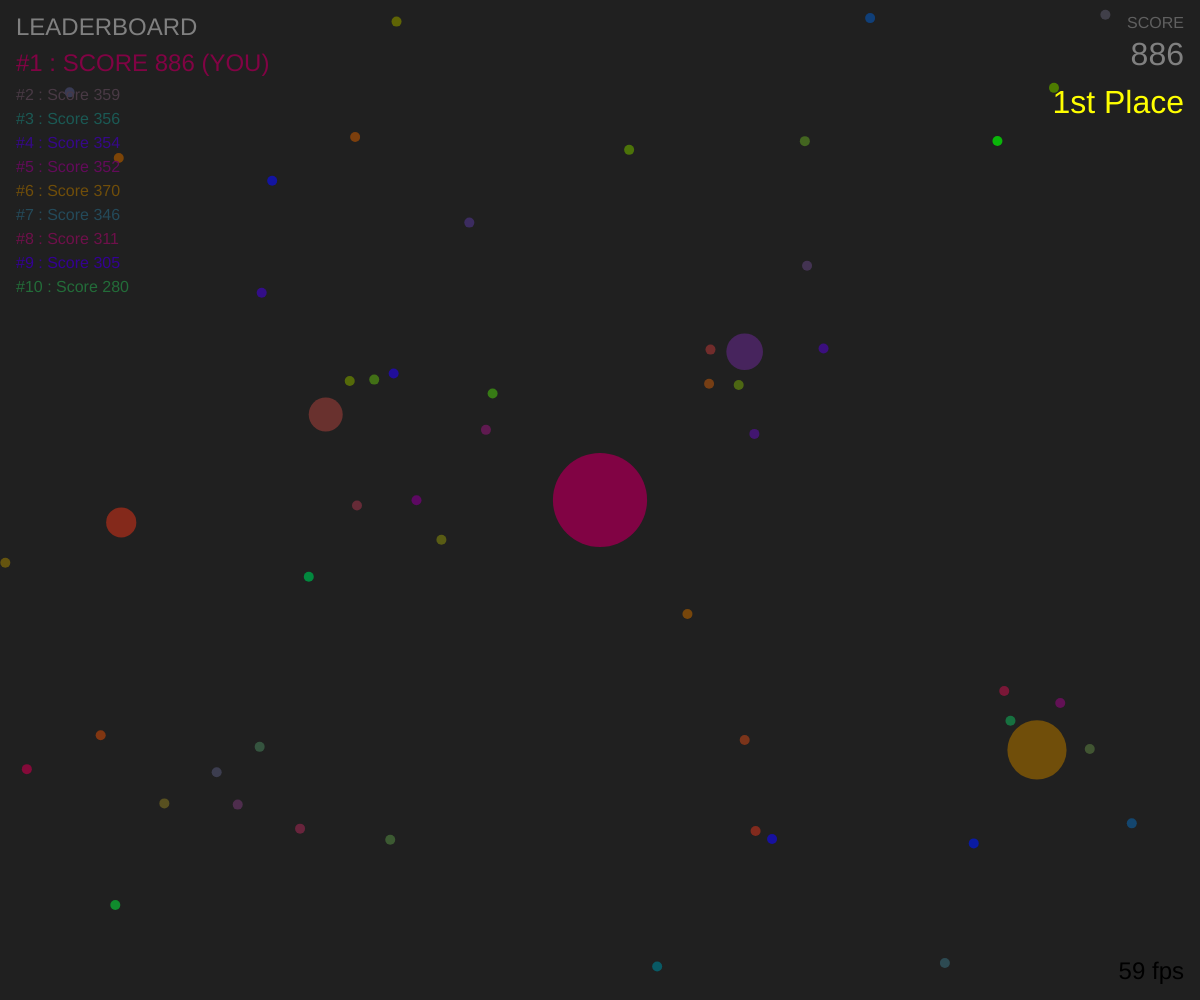
Frame 1 (no input)
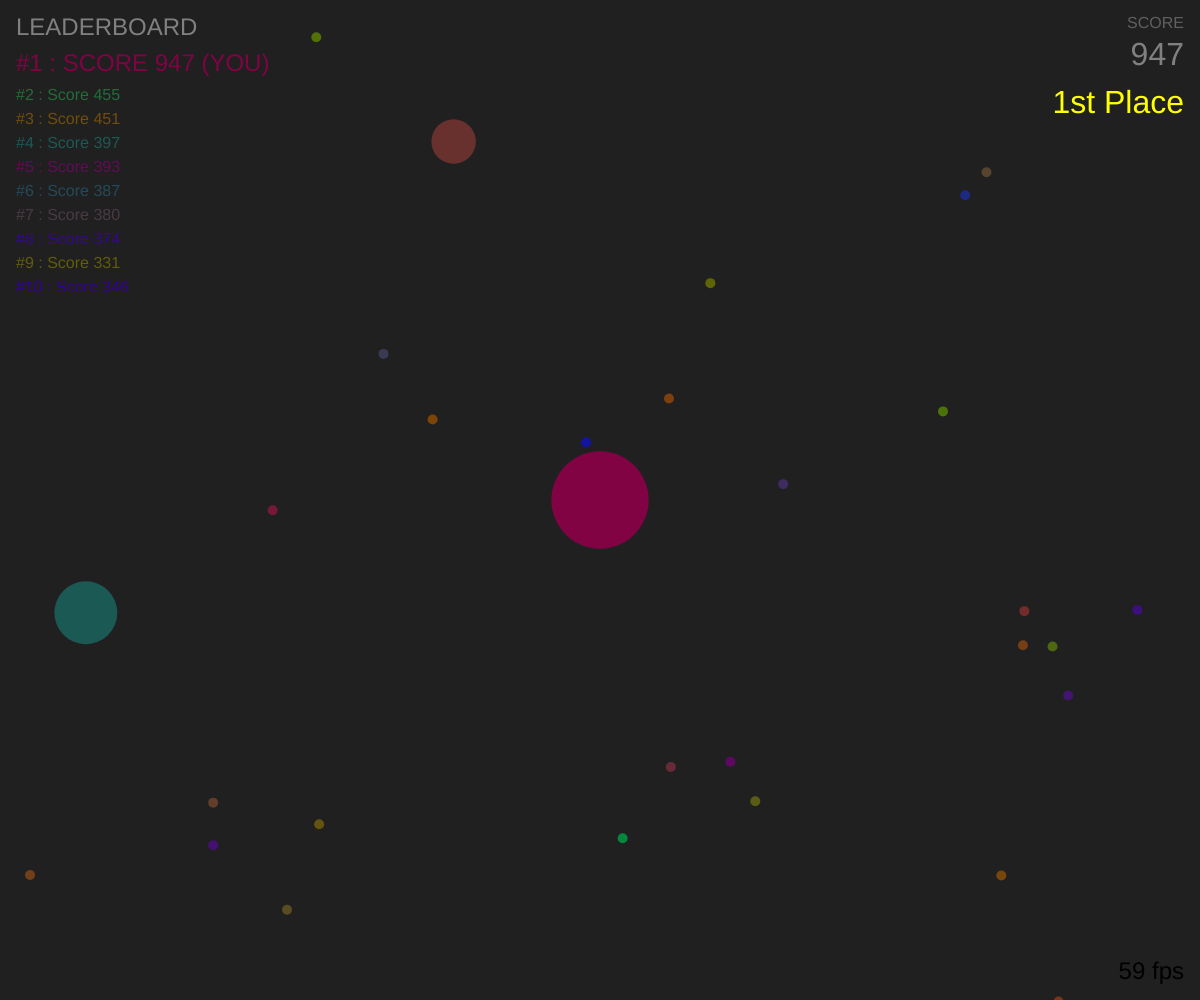
Frame 60 (no input)
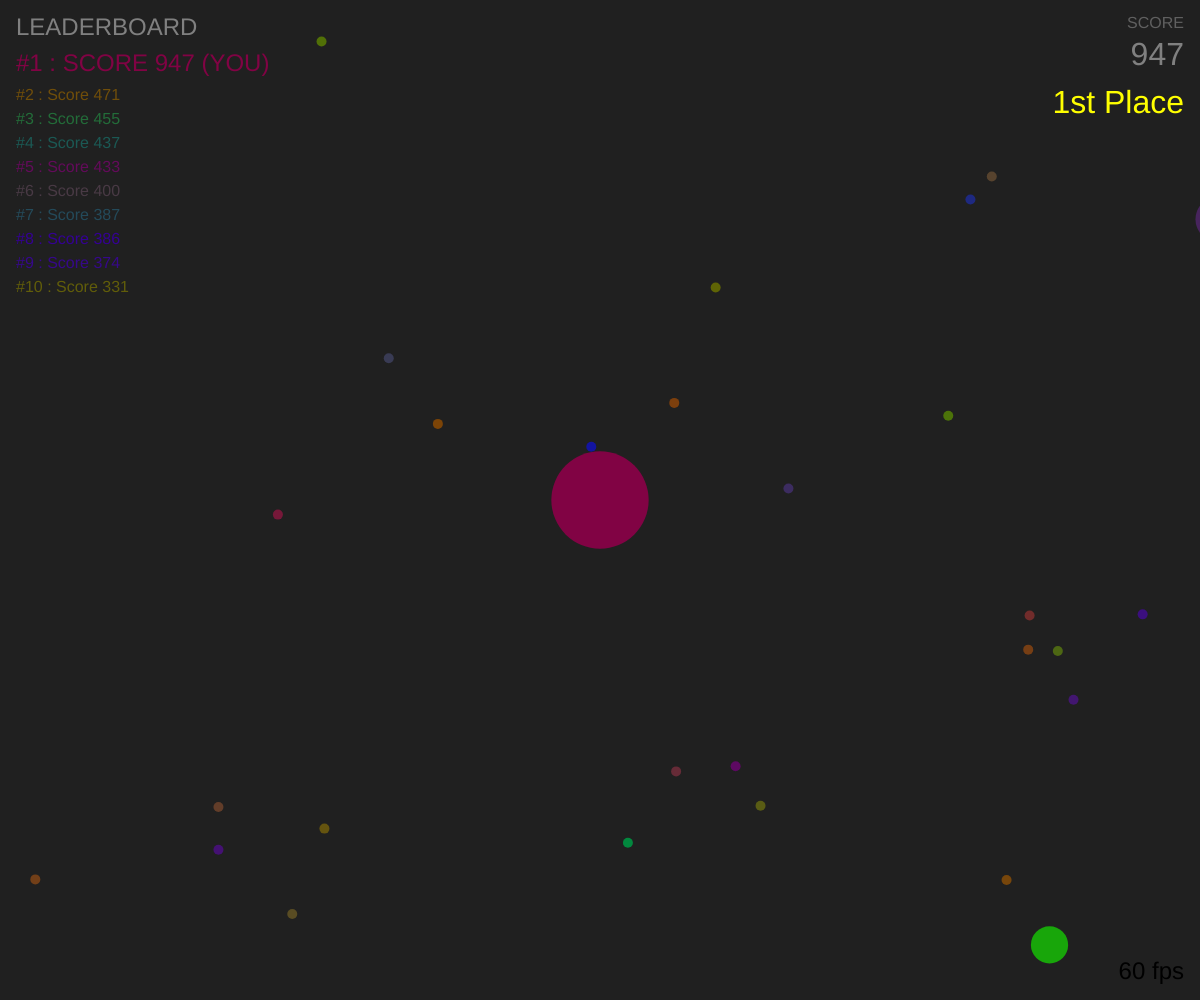
Frame 120 (the mouse pressed at the canvas centre since frame 60)

The p5.js sketch that drew these frames (run headless with seeded random() and noise() and a simulated clock; from frame 60 on, the mouse is pressed at the canvas centre):

// p5.js sketch
// ── sketch.js
//////////////// Constants ////////////////

const arenaRadius = 2000
const animationSpeed = 0.4

//////////////// Model ////////////////

'use strict'

function renderObject(object) {
    const screenDiagonalRadius = modulus(width / 2, height / 2)
    const screenX = sceneXToCameraX(object.x)
    const screenY = sceneYToCameraY(object.y)

    if (modulus(reverseConvertX(screenX), reverseConvertY(screenY)) - object.size / 2 <= screenDiagonalRadius) {
        // Renders only when visible on screen
        fill(object.r, object.g, object.b)
        ellipse(screenX, screenY, object.renderSize, object.renderSize)
    }
}

class GameObject {
    constructor(x, y, initialSize) {
        this.x = x
        this.y = y
        this.size = initialSize
        this.renderSize = this.size
        this.willDestroy = false

        this.respawnCooldown = 0

        // Set random color
        const colorPool = 200
        this.r = colorPool * (2 / 3) * Math.random()
        this.g = (colorPool - this.r) * Math.random()
        this.b = colorPool - this.r - this.g
    }

    update(index, isCharacter) {
        if (this.willDestroy) {
            if (!isCharacter) {
                this.willDestroy = false
                particles.splice(index, 1)
            }
            return
        }
        renderObject(this)
    }

    destroy() {
        this.willDestroy = true
    }
}

class Character extends GameObject {
    constructor(x, y, initialSize, isPlayer) {
        super(x, y, initialSize)

        this.score = 0
        this.rank = 0

        this.targetX = x
        this.targetY = y

        this.isPlayer = isPlayer
    }

    update(index, timeDiff) {
        if (this.willDestroy) {
            this.willDestroy = false
            this.respawnCooldown = 1000

            const angle = Math.random() * 2 * Math.PI
            const distance = Math.sqrt(Math.random()) * arenaRadius
            this.x = distance * cos(angle)
            this.y = distance * sin(angle)

            this.targetX = this.x
            this.targetY = this.y

            this.size = 20 + Math.random() * 40
            this.renderSize = this.size

            return
        }

        if (this.respawnCooldown > 0) {
            this.respawnCooldown -= timeDiff
            return
        }

        if (!isPaused) {
            this.rank = characters.length - index

            this.speed = 40000 / this.size
            this.renderSize += (this.size - this.renderSize) / (fps / 8)
            this.applyFollow()
            this.testForBorder()

            if (!this.isPlayer) {
                this.automaticPathfind()
            }

            for (const i in particles) {
                this.testForContact(particles[i])
            }

            for (let i = index; i < characters.length; i++) {
                this.testForContact(characters[i])
            }

            this.score = Math.floor(this.size * this.size / 10)
        }
        super.update(index, true)
    }

    setTarget(tX, tY) {
        this.targetX = tX
        this.targetY = tY
    }

    applyFollow() {
        const yDifference = this.targetY - this.y
        const xDifference = this.targetX - this.x
        const distance = modulus(yDifference, xDifference)

        if (distance > 5) {
            const angle = Math.atan2(yDifference, xDifference)
            const screenCircleHalf = (width > height) ? height / 2 : width / 2
            const moveSpeed = (distance > screenCircleHalf) ? this.speed : this.speed * (distance / screenCircleHalf)

            this.x += moveSpeed * cos(angle) / fps
            this.y += moveSpeed * sin(angle) / fps
        }
    }

    testForBorder() {
        const absolutePosition = modulus(this.y, this.x)
        const borderBoundbox = arenaRadius - this.size / 2

        if (absolutePosition > borderBoundbox) {
            const angle = Math.atan2(this.y, this.x)
            this.x = borderBoundbox * cos(angle)
            this.y = borderBoundbox * sin(angle)
        }
    }

    testForContact(target) {
        const yDifference = target.y - this.y
        const xDifference = target.x - this.x
        const distance = modulus(yDifference, xDifference)
        const angle = Math.atan2(yDifference, xDifference)

        if (distance > this.size / 2 + target.size / 2) {
            return
        }

        if (Math.floor(this.size / 10 + 0.5) == Math.floor(target.size / 10 + 0.5)) {
            const displacement = this.size - distance
            this.x -= displacement * cos(angle)
            this.y -= displacement * sin(angle)
            target.x += displacement * cos(angle)
            target.y += displacement * sin(angle)
        } else if (distance <= this.size / 2 && this.size > target.size &&
            target.respawnCooldown <= 0 && this.respawnCooldown <= 0) {
            target.destroy()
            this.size += (target.size / this.size) * 10
        } else if (distance <= target.size / 2 && this.size < target.size &&
            this.respawnCooldown <= 0 && target.respawnCooldown <= 0) {
            this.destroy()
            target.size += (this.size / target.size) * 10
        }
    }

    automaticPathfind() {
        let targetVectorX = 0
        let targetVectorY = 0

        for (const index in characters) {
            const evaluationTarget = characters[index]
            const yDifference = evaluationTarget.y - this.y
            const xDifference = evaluationTarget.x - this.x
            const distance = Math.abs(modulus(yDifference, xDifference) - evaluationTarget.size / 2 - this.size / 2)
            const sizeDifference = evaluationTarget.size - this.size

            if (distance < 600 + sizeDifference && evaluationTarget.respawnCooldown <= 0) {
                const angle = atan2(yDifference, xDifference)
                let dangerValue = 0
                if (sizeDifference > 10) {
                    dangerValue = 100 / distance
                } else if (sizeDifference < -10) {
                    dangerValue = -50 / distance
                }
                targetVectorX -= dangerValue * cos(angle)
                targetVectorY -= dangerValue * sin(angle)
            }
        }

        for (const index in particles) {
            const evaluationTarget = particles[index]
            const yDifference = evaluationTarget.y - this.y
            const xDifference = evaluationTarget.x - this.x
            const distance = modulus(yDifference, xDifference)

            if (distance < 600) {
                const utilitarianDistance = distance - this.size / 2
                const angle = atan2(yDifference, xDifference)

                let value = 5 / utilitarianDistance

                targetVectorX += value * cos(angle)
                targetVectorY += value * sin(angle)
            }
        }

        this.targetX = this.x + targetVectorX * this.speed
        this.targetY = this.y + targetVectorY * this.speed

        console.log(`${targetVectorX}, ${targetVectorY}`)
    }
}

class Animator {
    constructor(x, y, initialSize, targetX, targetY, targetSize, r, g, b) {
        this.x = x
        this.y = y
        this.initialSize = initialSize
        this.size = initialSize
        this.renderSize = this.size

        this.r = r
        this.g = g
        this.b = b
        this.targetAngle = atan2(targetY - y, targetX - x)
    }

    update() {
        if (!isPaused) {
            const sizeDecrease = this.initialSize * animationSpeed / fps
            this.renderSize -= sizeDecrease
            this.x += sizeDecrease / 2 * cos(targetAngle)
            this.y += sizeDecrease / 2 * sin(targetAngle)
        }
        renderObject(this)
    }
}

//////////////// Global variables ////////////////

let userCanInput = true

let frameTime = 0
let oldTime = 0
let fpsCooldown = 0
let fps = 0
let displayFPS = 0

const camera = new Character(0, 0, 40 + Math.random() * 60, true)
let particles = []
let characters = [camera]
let animators = []

let isPaused = false

//////////////// Convenience methods ////////////////

function modulus(a, b) {
    return Math.sqrt(Math.pow(a, 2) + Math.pow(b, 2))
}

function convertX(x) {
    return x + width / 2
}

function convertY(y) {
    return -y + height / 2
}

function reverseConvertX(x) {
    return x - width / 2
}

function reverseConvertY(y) {
    return -y + height / 2
}

function centerRect(x, y, w, h) {
    rect(convertX(x - w / 2), convertY(y + h / 2), w, h)
}

function sceneXToCameraX(x) {
    return convertX(x - camera.x)
}

function sceneYToCameraY(y) {
    return convertY(y - camera.y)
}

function cameraXToSceneX(x) {
    return reverseConvertX(x) + camera.x
}

function cameraYToSceneY(y) {
    return reverseConvertY(y) + camera.y
}

function sortCharactersBySize() {
    function merge(array, p, q, r) {
        let lowHalf = []
        let highHalf = []

        let k = p
        let i, j
        for (i = 0; k <= q; i++ , k++) {
            lowHalf[i] = array[k];
        }
        for (j = 0; k <= r; j++ , k++) {
            highHalf[j] = array[k];
        }

        k = p
        i = 0
        j = 0

        // Repeatedly compare the lowest untaken element in
        //  lowHalf with the lowest untaken element in highHalf
        //  and copy the lower of the two back into array
        while (i < lowHalf.length && j < highHalf.length) {
            if (lowHalf[i].size < highHalf[j].size) {
                array[k] = lowHalf[i]
                i++
            } else {
                array[k] = highHalf[j]
                j++
            }
            k++
        }

        // Once one of lowHalf and highHalf has been fully copied
        //  back into array, copy the remaining elements from the
        //  other temporary array back into the array
        while (i < lowHalf.length) {
            array[k] = lowHalf[i]
            i++
            k++
        }

        while (j < highHalf.length) {
            array[k] = highHalf[j]
            j++
            k++
        }
    }

    function mergeSort(array, p, r) {
        if (r - p > 0) {
            const q = Math.floor((p + r) / 2)
            mergeSort(array, p, q)
            mergeSort(array, q + 1, r)
            merge(array, p, q, r)
        }
    }

    mergeSort(characters, 0, characters.length - 1)
}

//////////////// View Controller ////////////////

function setup() {
    createCanvas(windowWidth, windowHeight)
    noStroke()

    for (let i = 0; i < 400; i++) {
        const angle = Math.random() * 2 * Math.PI
        const distance = Math.sqrt(Math.random()) * (arenaRadius - 5)

        particles.push(new GameObject(distance * cos(angle), distance * sin(angle), 10))
    }

    for (let i = 0; i < 59; i++) {
        const angle = Math.random() * 2 * Math.PI
        const distance = Math.sqrt(Math.random()) * arenaRadius

        characters.push(new Character(distance * cos(angle), distance * sin(angle), 20 + Math.random() * 40, false))
    }
}

function draw() {
    // Render arena background

    background(16)
    fill(32)
    ellipse(sceneXToCameraX(0), sceneYToCameraY(0), arenaRadius * 2, arenaRadius * 2)

    // Time updates

    frameTime = millis()
    const timeDiff = frameTime - oldTime
    fps = 1000 / (timeDiff)
    textSize(32)
    fpsCooldown -= timeDiff

    // Camera setup

    camera.targetX = cameraXToSceneX(mouseX)
    camera.targetY = cameraYToSceneY(mouseY)

    // Update

    sortCharactersBySize()

    for (const index in particles) {
        particles[index].update(index, false)
    }

    for (const index in characters) {
        characters[index].update(index, timeDiff)
    }

    for (const index in animators) {
        animators[index].update()
    }

    // UI Elements

    if (isPaused) {
        fill(0, 0, 0, 128)
        rect(0, 0, width, height)

        fill(160)
        textSize(36)
        textAlign(CENTER)
        text("P A U S E D", convertX(0), convertY(height * 0.25))
    }

    textAlign(RIGHT, TOP)

    fill(96)
    textSize(16)
    text("SCORE", width - 16, 16)

    fill(128)
    textSize(32)
    text(`${camera.score}`, width - 16, 40)

    textSize(32)
    switch (camera.rank) {
        case (1):
            fill(255, 255, 0)
            text("1st Place", width - 16, 88)
            break
        case (2):
            fill(170)
            text("2nd Place", width - 16, 88)
            break
        case (3):
            fill(108, 36, 0)
            text("3rd Place", width - 16, 88)
            break
        default:
            textSize(16)
            fill(96)
            text(`Rank: #${camera.rank}`, width - 16, 88)
            break
    }

    // Leaderboard

    textAlign(LEFT, TOP)
    textSize(24)
    fill(128)
    text(`LEADERBOARD`, 16, 16)

    let previousSize = 52
    for (let i = 1; i <= 10; i++) {
        const character = characters[characters.length - i]
        fill(character.r, character.g, character.b)
        let thisSize = 16

        if (character.rank == camera.rank) {
            thisSize = 24
            textSize(thisSize)
            text(`#${i} : SCORE ${camera.score} (YOU)`, 16, previousSize)
        } else {
            textSize(thisSize)
            text(`#${i} : Score ${character.score}`, 16, previousSize)
        }

        previousSize += thisSize * 1.5
    }

    // Display FPS

    if (fpsCooldown <= 0) {
        displayFPS = fps
        fpsCooldown = 1000
    }

    fill(0, 0, 0)
    textAlign(RIGHT, BOTTOM)
    textSize(24)
    text(`${Math.floor(displayFPS)} fps`, width - 16, height - 16)

    // Finalizing frame

    oldTime = millis()
}

function mouseClicked() {
    isPaused = !isPaused
}

//////////////// PROBLEMS TO SOLVE / FEATURES TO IMPLEMENT ////////////////

/*

 - Improve AI: Make them pursue smaller cells near their size, and fear larger cells near their size

 - Animate cells being eaten: Dead cells create an Animator that shrinks and moves to the target location

 - Spawn new Particles, with the maximum amount of particles depending on the total size of cells in the arena

 - The game will end when someone reaches a score of 100,000
 : - Present a restart button

 - New split ability: divide all subcells that a character has
 : - Press space
 : - Reduce current cell to half size
 : - Launch a Split Animator by (new size + new speed) / (fps * 2) for 0.5s
 : - Split Animator spawns a new cell at final location
 : - If this character is the current player, move camera to average position of all its cells
 : - Merge cells at (speed / 8), merge occurs when one cell's edge overlaps another's center
 : - Make sure to differenciate between cells of different characters (do not friendly fire)

 - Multiplayer: 
 : - Enter from pause screen
 : - Present an alert of "Entering Multiplayer will end the current game. Continue?"
 : : - Alert includes checkbox of "Don't show this again", use LocalStorage or whatever P5 uses to implement it
 : - Set your name
 : : - Automatically saved locally
 : : - Changable
 : - Create or join games
 : : - Max number of games on the server at the same time: 60
 : : - Max number of players connecting to a game: 60
 : : - Name your created game: it will show up in the join screen as well as the top of the gameplay screen
 : : - Show name, joinability status, number of players, elapsed time, and maximum score reached for each game
 : : - Search by name or filter by joinability status, number of players, elapsed time, and maximum score
 : : : - Number of players: 0-4, 5-9, 10-14, 15-24, 25-34, 35-44, 45-60
 : : : - Elapsed time: 0-5 min, 5-10 min, 10-15 min, 15-20 min, >20 min
 : : : - Maximum score: <1000, 1000-5000, 5000-10000, 10000-20000, 20000-50000, >50000
 : - Present ping on the bottom-left corner
 : - Show disconnection or poor connection to other players
 : : - A bot will temporarily take over when disconnected
 : : - The game will "disconnect" you out if you've had generally poor connection for the past 30 seconds
 : : - The game ends when everyone in the room disconnects
 : - Reconnections
 : : - Join previous game
 : : - Create or join another game
 */
